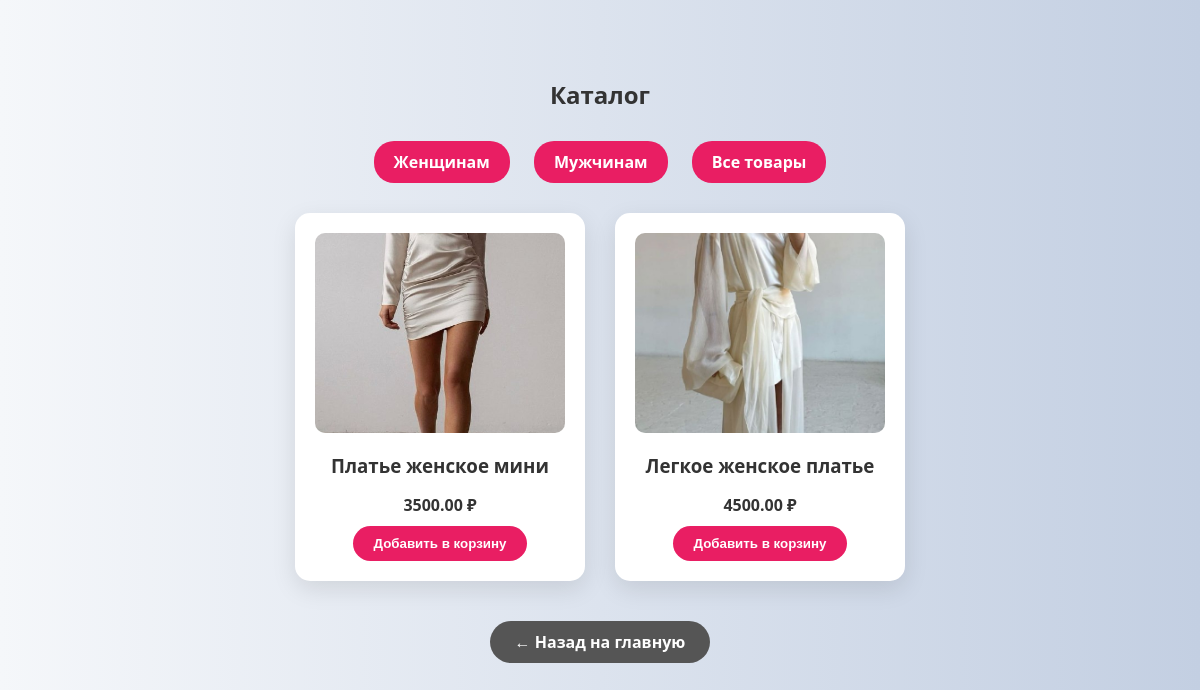
The page /catalog/?category=women on the database its author committed.
### catalog/models.py (models this page shows, shortened)
class Product(models.Model):
    CATEGORY_CHOICES = [
        ('men', 'Мужчинам'),
        ('women', 'Женщинам'),
    ]
    name = models.CharField(max_length=255)
    price = models.DecimalField(max_digits=8, decimal_places=2)
    description = models.TextField()
    image = models.ImageField(upload_to='products/', null=True, blank=True)
    category = models.CharField(max_length=10, choices=CATEGORY_CHOICES, null=True)

### notes/views.py (the view)
# urls.py: path('catalog/', views.catalog, name='catalog'),
def catalog(request):
    category = request.GET.get('category')
    if category == 'women':
        products = Product.objects.filter(category='women')
    elif category == 'men':
        products = Product.objects.filter(category='men')
    else:
        products = Product.objects.all()
    return render(request, 'notes/catalog.html', {'products': products})

### notes/templates/notes/catalog.html (shortened to what this page needs)
{% load static %}
<!DOCTYPE html>
<html lang="ru">
<head>
</head>
<body>
  <h2>Каталог</h2>
  <div class="filters">
    <a href="{% url 'catalog' %}?category=women">Женщинам</a>
    <a href="{% url 'catalog' %}?category=men">Мужчинам</a>
    <a href="{% url 'catalog' %}">Все товары</a>
  </div>
  <div class="catalog">
    {% for product in products %}
      <div class="card">
        <img src="{{ product.image.url }}" alt="{{ product.name }}">
        <h3>{{ product.name }}</h3>
        <p>{{ product.price }} ₽</p>
        <form method="post" action="{% url 'add_to_cart' product.id %}">
          <button type="submit">Добавить в корзину</button>
        </form>
      </div>
    {% empty %}
      <p>Товары не найдены.</p>
    {% endfor %}
  </div>
  <a href="{% url 'index' %}" class="back-btn">← Назад на главную</a>
</body>
</html>

### notes/templates/notes/catalog.html (style rules this page uses)
body { font-family: 'Segoe UI', sans-serif; background: linear-gradient(to right, #f5f7fa, #c3cfe2); color: #333; text-align: center; padding: 50px; }
h2 { margin-bottom: 30px; }
.filters { margin-bottom: 30px; }
.filters a { display: inline-block; margin: 0 10px; padding: 10px 20px; background-color: #e91e63; color: white; text-decoration: none; border-radius: 20px; font-weight: bold; transition: background-color 0.3s ease; }
.catalog { display: flex; flex-wrap: wrap; justify-content: center; gap: 30px; }
.card { background: white; border-radius: 15px; box-shadow: 0 8px 24px rgba(0,0,0,0.1); padding: 20px; width: 250px; }
.card img { width: 100%; height: 200px; object-fit: cover; border-radius: 10px; }
.card h3 { margin: 15px 0 10px; }
.card p { font-weight: bold; margin-bottom: 10px; }
.card form button { background-color: #e91e63; color: white; border: none; padding: 10px 20px; border-radius: 20px; font-weight: bold; cursor: pointer; }
.back-btn { display: inline-block; margin-top: 40px; background-color: #555; color: #fff; padding: 10px 25px; text-decoration: none; border-radius: 25px; font-weight: bold; transition: background 0.3s; }

### rows shown on the page
Product: image (picture), name "Платье женское мини", price "3500.00"
Product: image (picture), name "Легкое женское платье", price "4500.00"
